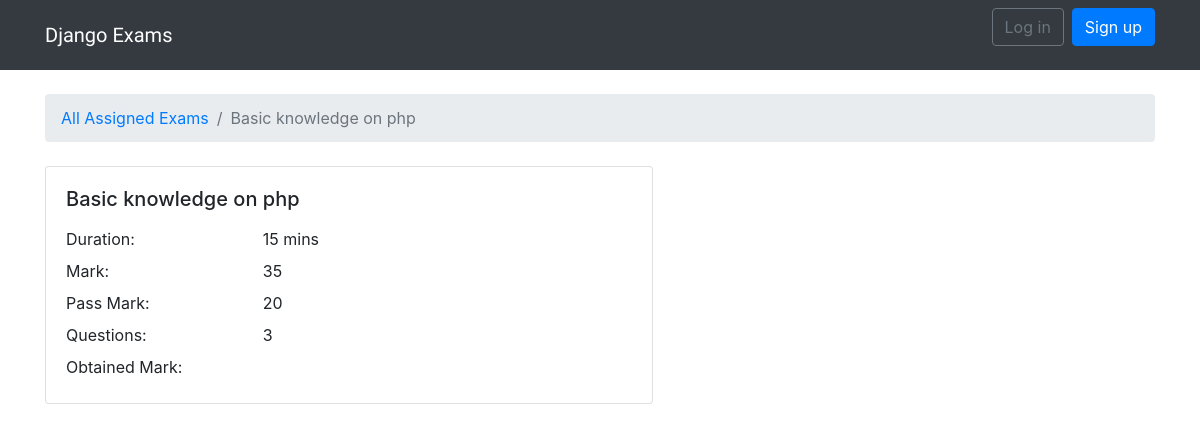
Screenshot of /exam_result/3 with the database file from the repository.
### exam_assign/models.py (models this page shows)
class ExamAssign(models.Model):
    user = models.ForeignKey(User, on_delete=models.CASCADE)
    exam = models.ForeignKey(Exam, on_delete=models.SET_NULL, null=True)
    assigned_on = models.DateField(auto_now_add=True)
    started_on = models.DateTimeField(null=True, blank=True)
    submitted_on = models.DateTimeField(null=True, blank=True)
    obtained_mark = models.IntegerField(null=True, blank=True)

### exams/models.py (models this page shows, shortened)
class Exam(models.Model):
    title = models.CharField(max_length=250)
    duration = models.IntegerField()
    mark = models.IntegerField()
    pass_mark = models.IntegerField()
    created_on = models.DateField(auto_now_add=True)

### home/views.py (the view)
# urls.py: path("exam_result/<int:id>", home_views.exam_result, name="exam_result"),
def exam_result(request, id):
    exam_assign = get_object_or_404(ExamAssign, pk=id)
    if exam_assign.submitted_on:
        context = {"exam_assign_detail": exam_assign}
        return render(request, "exam_result.html", context)
    else:
        return HttpResponse("Please complete and submit the exam first")

### templates/exam_result.html
{% extends 'base.html' %}
{% block breadcrumb %}
<li class="breadcrumb-item"><a href="{% url 'home' %}">All Assigned Exams</a></li>
<li class="breadcrumb-item active">{{ exam_assign_detail.exam.title }}</li>
{% endblock breadcrumb %}
{% block content %}
<div class="card" style="width: 38rem;">
    <div class="card-body">
        <h5 class="card-title">{{ exam_assign_detail.exam.title }}</h5>
        <table style="width: 300px;">
            <tr>
                <td style="padding: 6px 10px; padding-left: 0px;">Duration:</td>
                <td style="padding: 6px 10px; padding-left: 0px;">{{ exam_assign_detail.exam.duration }} mins</td>
            </tr>
            <tr>
                <td style="padding: 6px 10px; padding-left: 0px;">Mark:</td>
                <td style="padding: 6px 10px; padding-left: 0px;">{{ exam_assign_detail.exam.mark }}</td>
            </tr>
            <tr>
                <td style="padding: 6px 10px; padding-left: 0px;">Pass Mark:</td>
                <td style="padding: 6px 10px; padding-left: 0px;">{{ exam_assign_detail.exam.pass_mark }}</td>
            </tr>
            <tr>
                <td style="padding: 6px 10px; padding-left: 0px;">Questions:</td>
                <td style="padding: 6px 10px; padding-left: 0px;">{{ exam_assign_detail.exam.question_set.count }}</td>
            </tr>
            <tr>
                <td style="padding: 6px 10px; padding-left: 0px;">Obtained Mark:</td>
                <td style="padding: 6px 10px; padding-left: 0px;"></td>
            </tr>
        </table>
    </div>
</div>
{% endblock content %}

### rows the page displays
ExamAssign: exam "Basic knowledge on php", exam.duration "15", exam.mark "35", exam.pass_mark "20", exam.question_set.count "3"
